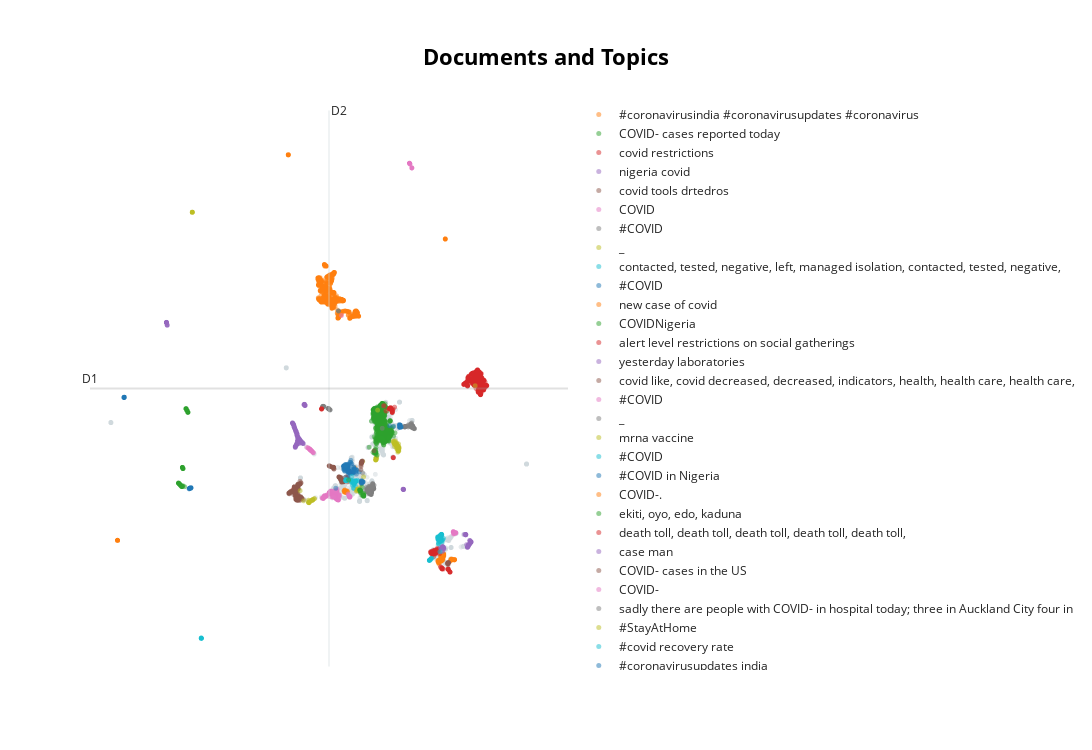

The cell this chart's notebook holds for it:
### Markdown cell above
This kind of visualization is needed in order to understand how documents relate each other and find out possible patterns in their themes. In order to provide this representation, a reduced version of the embeddings shall be provided, which is done by the UMAP algorithm.

### Code cell
# visualize documents
reduced_embeddings = UMAP(n_neighbors=10, n_components=2, min_dist=0.0, metric='cosine').fit_transform(embeddings_real)

# Visualize the documents in 2-dimensional space and show the titles on hover instead of the abstracts
# NOTE: You can hide the hover with `hide_document_hover=True` which is especially helpful if you have a large dataset
topic_model_real.visualize_documents([tweet for tweet in real_tweets], reduced_embeddings=reduced_embeddings, custom_labels=True, hide_annotations=True, hide_document_hover=True)
